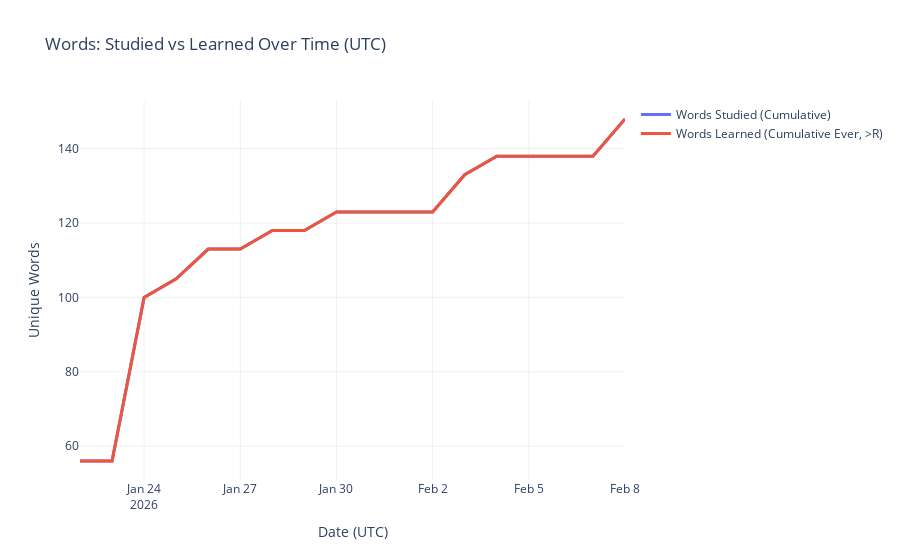
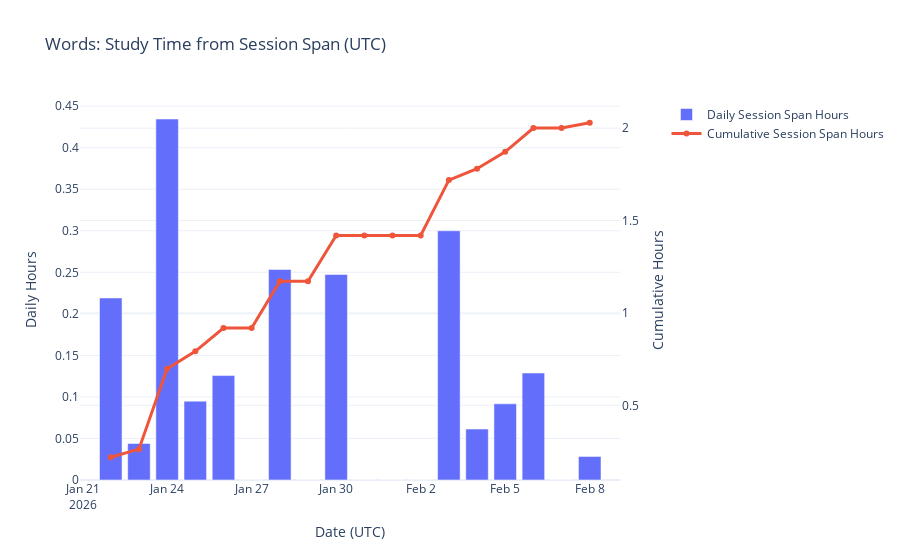

Notebook source saved alongside these figures, in order:
### Code cell
# Toggle here: 'words' or 'conjugation'
TRACK = 'words'

if TRACK not in {'words', 'conjugation'}:
    raise ValueError("TRACK must be 'words' or 'conjugation'")

if TRACK == 'words':
    fig_growth = go.Figure()
    fig_growth.add_trace(go.Scatter(x=all_days, y=word_studied_cum, mode='lines', name='Words Studied (Cumulative)', line=dict(width=3)))
    fig_growth.add_trace(go.Scatter(x=all_days, y=word_learned_cum, mode='lines', name='Words Learned (Cumulative Ever, >R)', line=dict(width=3)))
    fig_growth.update_layout(
        title='Words: Studied vs Learned Over Time (UTC)',
        xaxis_title='Date (UTC)',
        yaxis_title='Unique Words',
        hovermode='x unified',
        template='plotly_white',
    )
    fig_growth.show()

    fig_time = make_subplots(specs=[[{'secondary_y': True}]])
    fig_time.add_trace(go.Bar(x=all_days, y=word_span_daily, name='Daily Session Span Hours'), secondary_y=False)
    fig_time.add_trace(go.Scatter(x=all_days, y=word_span_cum, name='Cumulative Session Span Hours', line=dict(width=3)), secondary_y=True)
    fig_time.update_layout(
        title='Words: Study Time from Session Span (UTC)',
        xaxis_title='Date (UTC)',
        hovermode='x unified',
        template='plotly_white',
    )
    fig_time.update_yaxes(title_text='Daily Hours', secondary_y=False)
    fig_time.update_yaxes(title_text='Cumulative Hours', secondary_y=True)
    fig_time.show()

else:
    fig_conj = go.Figure()
    fig_conj.add_trace(go.Scatter(
        x=all_days,
        y=conjugation_learned_point_in_time,
        mode='lines',
        name='Conjugation Learned (Point-in-Time)',
        line=dict(width=3),
    ))
    fig_conj.update_layout(
        title='Conjugation: Learned Over Time (Point-in-Time, UTC)',
        xaxis_title='Date (UTC)',
        yaxis_title='Unique Verbs Remembered (both tenses > R_TARGET)',
        hovermode='x unified',
        template='plotly_white',
    )
    fig_conj.show()

    fig_time = make_subplots(specs=[[{'secondary_y': True}]])
    fig_time.add_trace(go.Bar(x=all_days, y=conj_span_daily, name='Daily Session Span Hours'), secondary_y=False)
    fig_time.add_trace(go.Scatter(x=all_days, y=conj_span_cum, name='Cumulative Session Span Hours', line=dict(width=3)), secondary_y=True)
    fig_time.update_layout(
        title='Conjugation: Study Time from Session Span (UTC)',
        xaxis_title='Date (UTC)',
        hovermode='x unified',
        template='plotly_white',
    )
    fig_time.update_yaxes(title_text='Daily Hours', secondary_y=False)
    fig_time.update_yaxes(title_text='Cumulative Hours', secondary_y=True)
    fig_time.show()

### Figure 1 — Plotly figure (JSON) as saved in the notebook; plotly's stock layout.template omitted (floating-point values rounded to 4 significant figures)
{"data": [{"line": {"width": 3}, "mode": "lines", "name": "Words Studied (Cumulative)", "type": "scatter", "x": ["2026-01-22T00:00:00+00:00", "2026-01-23T00:00:00+00:00", "2026-01-24T00:00:00+00:00", "2026-01-25T00:00:00+00:00", "2026-01-26T00:00:00+00:00", "2026-01-27T00:00:00+00:00", "2026-01-28T00:00:00+00:00", "2026-01-29T00:00:00+00:00", "2026-01-30T00:00:00+00:00", "2026-01-31T00:00:00+00:00", "2026-02-01T00:00:00+00:00", "2026-02-02T00:00:00+00:00", "2026-02-03T00:00:00+00:00", "2026-02-04T00:00:00+00:00", "2026-02-05T00:00:00+00:00", "2026-02-06T00:00:00+00:00", "2026-02-07T00:00:00+00:00", "2026-02-08T00:00:00+00:00"], "y": [56, 56, 100, 105, 113, 113, 118, 118, 123, 123, 123, 123, 133, 138, 138, 138, 138, 148]}, {"line": {"width": 3}, "mode": "lines", "name": "Words Learned (Cumulative Ever, >R)", "type": "scatter", "x": ["2026-01-22T00:00:00+00:00", "2026-01-23T00:00:00+00:00", "2026-01-24T00:00:00+00:00", "2026-01-25T00:00:00+00:00", "2026-01-26T00:00:00+00:00", "2026-01-27T00:00:00+00:00", "2026-01-28T00:00:00+00:00", "2026-01-29T00:00:00+00:00", "2026-01-30T00:00:00+00:00", "2026-01-31T00:00:00+00:00", "2026-02-01T00:00:00+00:00", "2026-02-02T00:00:00+00:00", "2026-02-03T00:00:00+00:00", "2026-02-04T00:00:00+00:00", "2026-02-05T00:00:00+00:00", "2026-02-06T00:00:00+00:00", "2026-02-07T00:00:00+00:00", "2026-02-08T00:00:00+00:00"], "y": [56, 56, 100, 105, 113, 113, 118, 118, 123, 123, 123, 123, 133, 138, 138, 138, 138, 148]}], "layout": {"hovermode": "x unified", "title": {"text": "Words: Studied vs Learned Over Time (UTC)"}, "xaxis": {"title": {"text": "Date (UTC)"}}, "yaxis": {"title": {"text": "Unique Words"}}}}

### Figure 2 — Plotly figure (JSON) as saved in the notebook; plotly's stock layout.template omitted (floating-point values rounded to 4 significant figures)
{"data": [{"name": "Daily Session Span Hours", "type": "bar", "x": ["2026-01-22T00:00:00+00:00", "2026-01-23T00:00:00+00:00", "2026-01-24T00:00:00+00:00", "2026-01-25T00:00:00+00:00", "2026-01-26T00:00:00+00:00", "2026-01-27T00:00:00+00:00", "2026-01-28T00:00:00+00:00", "2026-01-29T00:00:00+00:00", "2026-01-30T00:00:00+00:00", "2026-01-31T00:00:00+00:00", "2026-02-01T00:00:00+00:00", "2026-02-02T00:00:00+00:00", "2026-02-03T00:00:00+00:00", "2026-02-04T00:00:00+00:00", "2026-02-05T00:00:00+00:00", "2026-02-06T00:00:00+00:00", "2026-02-07T00:00:00+00:00", "2026-02-08T00:00:00+00:00"], "xaxis": "x", "y": [0.2191, 0.04392, 0.4345, 0.09491, 0.1257, 0.0, 0.2535, 0.0, 0.2475, 0.0, 0.0, 0.0, 0.3, 0.06136, 0.09171, 0.1288, 0.0, 0.02841], "yaxis": "y"}, {"line": {"width": 3}, "name": "Cumulative Session Span Hours", "type": "scatter", "x": ["2026-01-22T00:00:00+00:00", "2026-01-23T00:00:00+00:00", "2026-01-24T00:00:00+00:00", "2026-01-25T00:00:00+00:00", "2026-01-26T00:00:00+00:00", "2026-01-27T00:00:00+00:00", "2026-01-28T00:00:00+00:00", "2026-01-29T00:00:00+00:00", "2026-01-30T00:00:00+00:00", "2026-01-31T00:00:00+00:00", "2026-02-01T00:00:00+00:00", "2026-02-02T00:00:00+00:00", "2026-02-03T00:00:00+00:00", "2026-02-04T00:00:00+00:00", "2026-02-05T00:00:00+00:00", "2026-02-06T00:00:00+00:00", "2026-02-07T00:00:00+00:00", "2026-02-08T00:00:00+00:00"], "xaxis": "x", "y": [0.2191, 0.263, 0.6976, 0.7925, 0.9182, 0.9182, 1.172, 1.172, 1.419, 1.419, 1.419, 1.419, 1.719, 1.78, 1.872, 2.001, 2.001, 2.029], "yaxis": "y2"}], "layout": {"hovermode": "x unified", "title": {"text": "Words: Study Time from Session Span (UTC)"}, "xaxis": {"anchor": "y", "domain": [0, 0.94], "title": {"text": "Date (UTC)"}}, "yaxis": {"anchor": "x", "domain": [0, 1], "title": {"text": "Daily Hours"}}, "yaxis2": {"anchor": "x", "overlaying": "y", "side": "right", "title": {"text": "Cumulative Hours"}}}}
